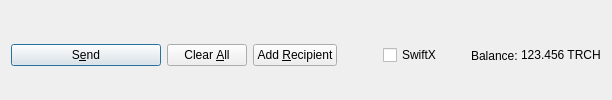
         <widget class="QFrame" name="frame_Send">
          <layout class="QHBoxLayout" name="horizontalLayout">
           <property name="bottomMargin">
            <number>0</number>
           </property>
           <item>
            <widget class="QPushButton" name="sendButton">
             <property name="minimumSize">
              <size>
               <width>150</width>
               <height>0</height>
              </size>
             </property>
             <property name="toolTip">
              <string>Confirm the send action</string>
             </property>
             <property name="text">
              <string>S&amp;end</string>
             </property>
             <property name="icon">
              <iconset resource="../terracash.qrc">
               <normaloff>:/icons/send</normaloff>:/icons/send</iconset>
             </property>
             <property name="autoDefault">
              <bool>false</bool>
             </property>
             <property name="default">
              <bool>true</bool>
             </property>
            </widget>
           </item>
           <item>
            <widget class="QPushButton" name="clearButton">
             <property name="sizePolicy">
              <sizepolicy hsizetype="Minimum" vsizetype="Fixed">
               <horstretch>0</horstretch>
               <verstretch>0</verstretch>
              </sizepolicy>
             </property>
             <property name="toolTip">
              <string>Clear all fields of the form.</string>
             </property>
             <property name="text">
              <string>Clear &amp;All</string>
             </property>
             <property name="icon">
              <iconset resource="../terracash.qrc">
               <normaloff>:/icons/remove</normaloff>:/icons/remove</iconset>
             </property>
             <property name="autoDefault">
              <bool>false</bool>
             </property>
            </widget>
           </item>
           <item>
            <widget class="QPushButton" name="addButton">
             <property name="toolTip">
              <string>Send to multiple recipients at once</string>
             </property>
             <property name="text">
              <string>Add &amp;Recipient</string>
             </property>
             <property name="icon">
              <iconset resource="../terracash.qrc">
               <normaloff>:/icons/add</normaloff>:/icons/add</iconset>
             </property>
             <property name="autoDefault">
              <bool>false</bool>
             </property>
            </widget>
           </item>
           <item>
            <spacer name="horizontalSpacer">
             <property name="orientation">
              <enum>Qt::Horizontal</enum>
             </property>
             <property name="sizeHint" stdset="0">
              <size>
               <width>40</width>
               <height>20</height>
              </size>
             </property>
            </spacer>
           </item>
           <item>
            <layout class="QHBoxLayout" name="horizontalLayout_2">
             <property name="spacing">
              <number>3</number>
             </property>
             <item>
              <widget class="QCheckBox" name="checkSwiftTX">
               <property name="enabled">
                <bool>true</bool>
               </property>
               <property name="minimumSize">
                <size>
                 <width>85</width>
                 <height>0</height>
                </size>
               </property>
               <property name="text">
                <string>SwiftX</string>
               </property>
              </widget>
             </item>
             <item>
              <widget class="QLabel" name="label">
               <property name="text">
                <string>Balance:</string>
               </property>
              </widget>
             </item>
             <item>
              <widget class="QLabel" name="labelBalance">
               <property name="sizePolicy">
                <sizepolicy hsizetype="Preferred" vsizetype="Fixed">
                 <horstretch>0</horstretch>
                 <verstretch>0</verstretch>
                </sizepolicy>
               </property>
               <property name="cursor">
                <cursorShape>IBeamCursor</cursorShape>
               </property>
               <property name="text">
                <string notr="true">123.456 TRCH</string>
               </property>
               <property name="textInteractionFlags">
                <set>Qt::LinksAccessibleByMouse|Qt::TextSelectableByKeyboard|Qt::TextSelectableByMouse</set>
               </property>
              </widget>
             </item>
            </layout>
           </item>
          </layout>
         </widget>
